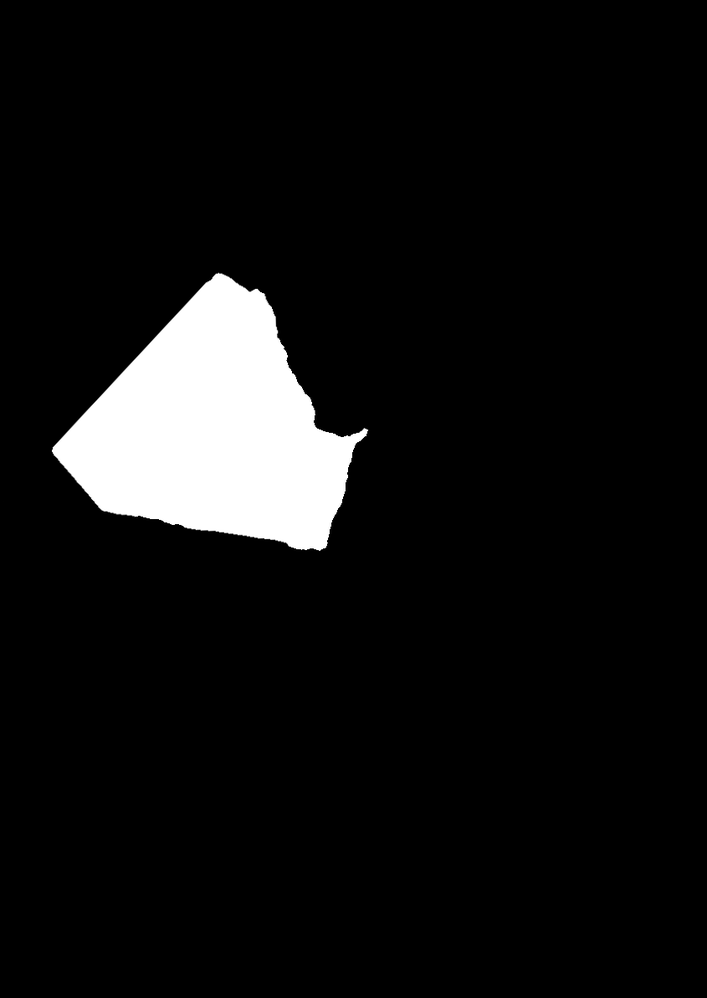
#> input picture 2012maskT.png, 707 x 998 px, shrunk from 845 x 1192 before the run
$ python run_detection_scipy30m.py   (Python 2 division)
#> lines starting #> are read from the running program, lines starting #| are printed output that depends on the picture; after the words box and inside, x2 and y2 are one past the last pixel; in counts of white or black regions, pixels touching at a corner belong together
from numpy import *
from matplotlib.pyplot import *
import glob
import os
from scipy.stats import mode
from scipy import ndimage
from datetime import datetime, date, time, timedelta
from scipy.ndimage.measurements import label as cclabel
import time

# [78 lines left out: functions prepare, detect, track_filelist, not called in this run]

#######################################################################################
#specify all variables here
sigma1=1.0
sigma2=1.0
thresh1=0.3
thresh2=0.3
maxdist=2.0
maskname='2012maskT.png'
directory='img/'
filetype='*.png'


mask=imread(maskname)
#> mask is the input picture: shape (998, 707) float32; min 0, max 1, mean 0.0699
mask=mask.astype('bool')
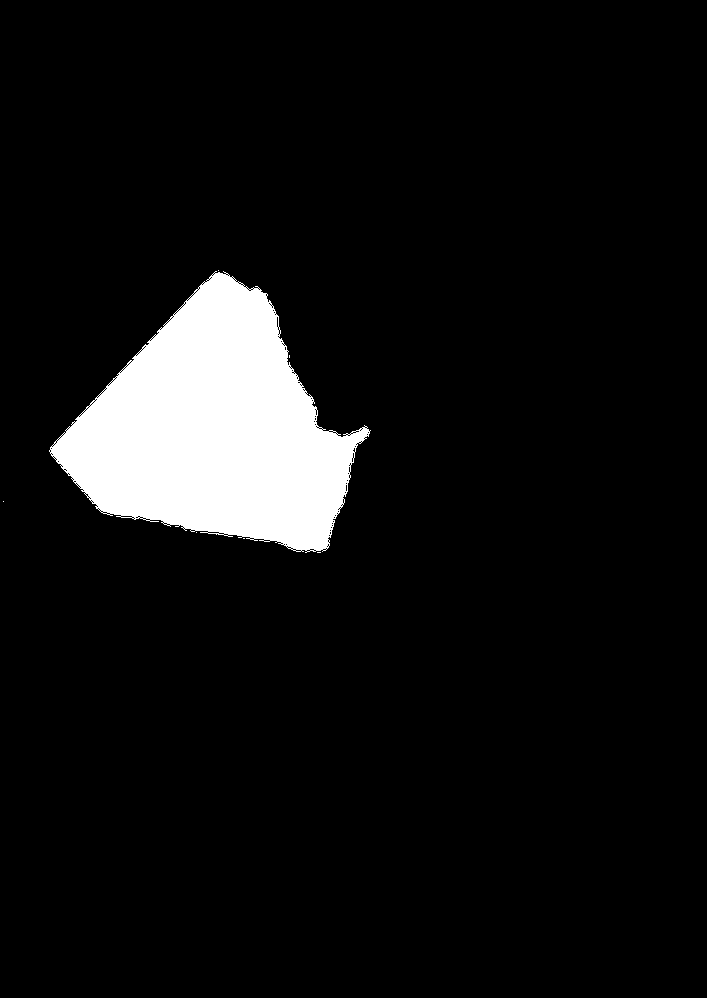
#> mask: shape (998, 707) bool; 7.2% white; 7 white regions (6 under 20 px), largest, box (x1, y1, x2, y2) and area: (49, 271, 371, 553) 50912
mask=mask.astype('float')
yvl,xvl=where(mask==1.0) #find mask boundaries
ymin=yvl.min()
#> ymin = 270
ymax=yvl.max()
#> ymax = 552
xmin=xvl.min()
#> xmin = 3
xmax=xvl.max()
#> xmax = 370

#need to read in all files, separate them by 1hr intervals to produce hourly current maps. Have the end file of the last file be the first file in the next one
files=glob.glob(os.path.join(directory+filetype))
files.sort()

#make list of datetimes corresponding to filenames
measured_times=[datetime.strptime(os.path.basename(onefile)[0:15],"%Y%m%d_%H%M%S") for onefile in files]

#time difference for acquisitions (minutes)
timeDiff=30.
timeCounter=0
timeList=[0]
#this code gets indices of hourly values so we can extract range of the file list and process on an hour-by-hour basis
for i in range(len(files)):
  #deltat is the time difference in minutes between two images
  deltat=((measured_times[i]-measured_times[0]).total_seconds())/60.
  if deltat >= timeDiff*(timeCounter+1): #changed >= to > to account for full hour
    timeCounter=timeCounter+1
    timeList.append(i)

for i in range(0,len(timeList)-1):
  print 'running tracking for: '+str(files[timeList[i]])+' to '+str(files[timeList[i+1]])
  track_filelist(files[timeList[i]:timeList[i+1]+1])#add 1 to the last value to get full hour of data
